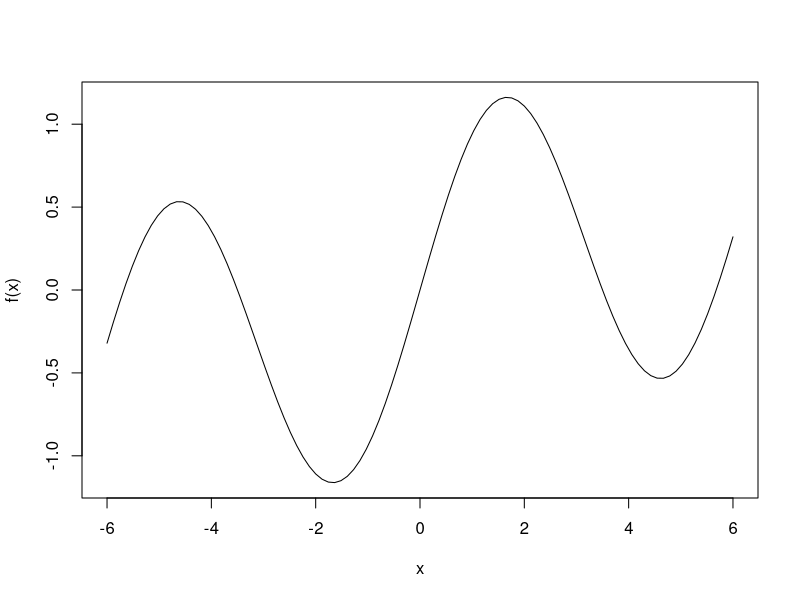
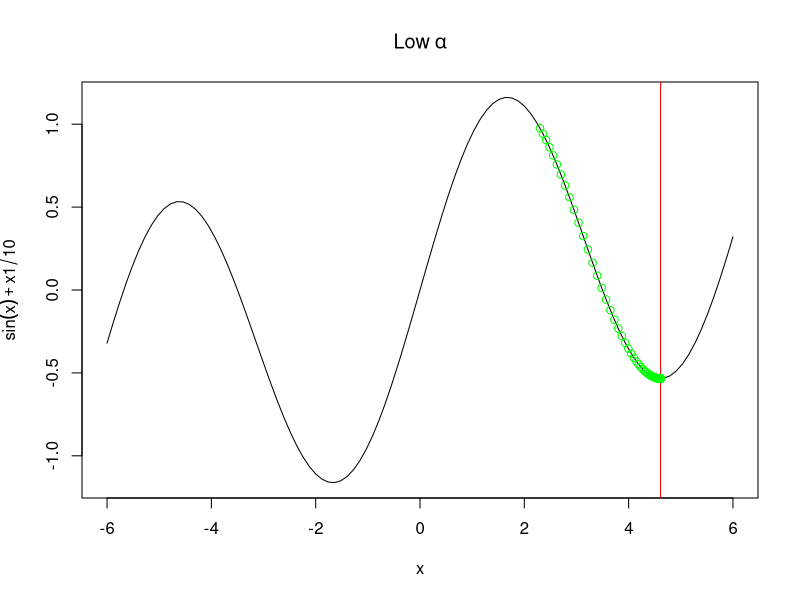

Reproduce these figures in R, in order.
## ---- chunk 1
library(dplyr)
library(magrittr)
library(ggplot2)
x <- seq(-6,6,len=100)
f <- function(x){
  sin(x)+x*1/10
}
plot(x,f(x), type="l", lty=1)
cost <- function(x){
  cos(x)+1/10
}

## ---- chunk 2
grad <- function(x=2.3, lr=0.1, i=1000){
  xtrace <- x
  ftrace <- f(x)
  for(i in 1:i){
    x <- x-lr*cost(x)
    xtrace <- c(xtrace,x)
    ftrace <- c(ftrace,f(x))
  }
  data.frame("x"=xtrace, "f_x"=ftrace)
}
create_plot <- function(title) {
  plot(
    xlim = c(-6,6),
    x = x,
    y = f(x), 
    type = "l", 
    ylab = expression(sin(x)+x*1/10),
    xlab = "x",
    main = title
    )
  
  abline(
    h = 3.2,
    v = 4.61222, 
    col = "red", 
    type = 2
    )
  
}
create_plot(expression(Low~alpha))
 
with(
  alpha_too_low <- grad(
    x = 2.3, # initialisation of x
    lr = 0.1, # learning rate
    i = 100 # iterations
    ),
  points(
    x, 
    f_x, 
    type = "b", 
    col = "green"
    )
  )

